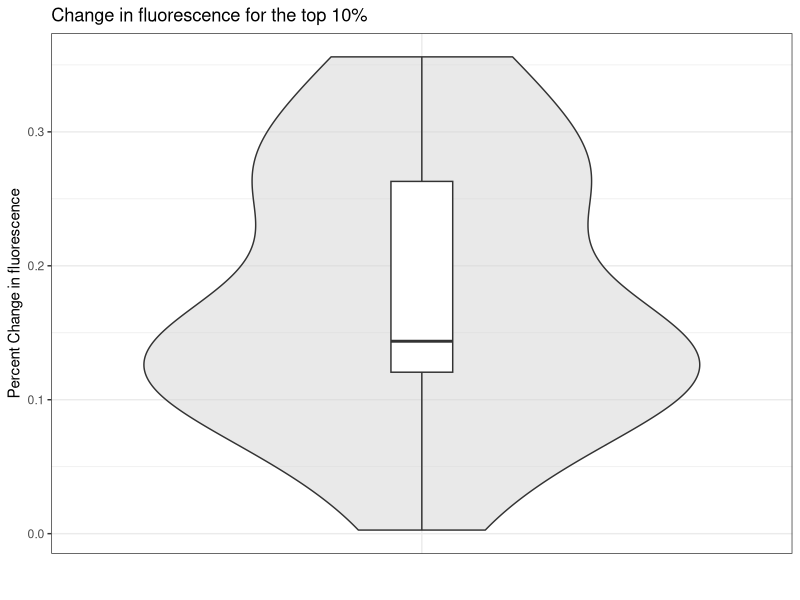
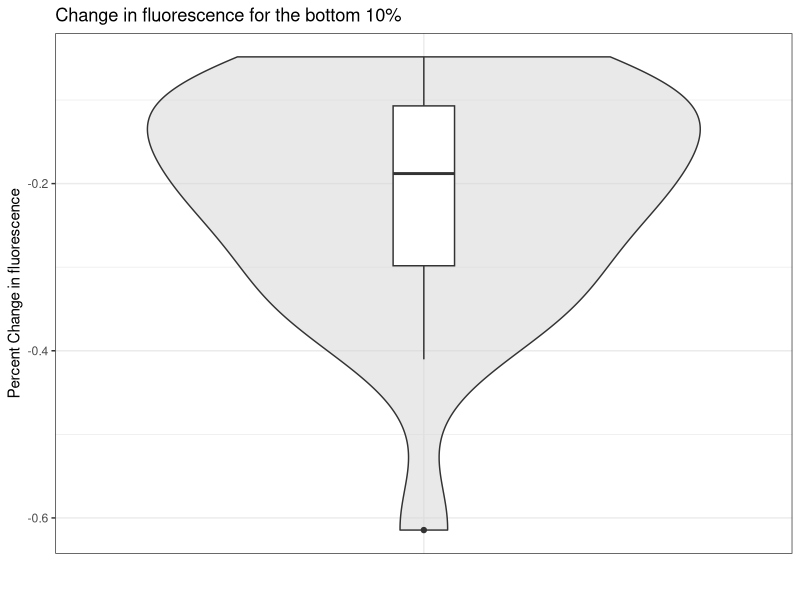
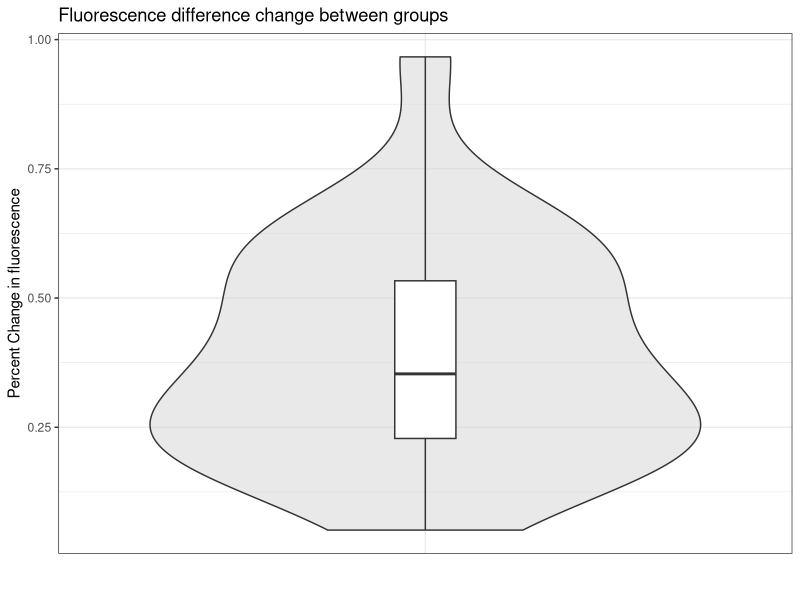

Here is the R script that generated these plots, in order:
## ---- chunk 1
#| echo: false

default_chunk_hook  <- knitr::knit_hooks$get("chunk")

latex_font_size <- c("Huge", "huge", "LARGE", "Large", 
                     "large", "normalsize", "small", 
                     "footnotesize", "scriptsize", "tiny")

knitr::knit_hooks$set(chunk = function(x, options) {
  x <- default_chunk_hook(x, options)
  if(options$size %in% latex_font_size) {
    paste0("\n \\", options$size, "\n\n", 
      x, 
      "\n\n \\normalsize"
    )
  } else {
    x
  }
})
## ---- chunk 2
#| label: load-packages
#| include: false
library(tidyverse)
library(patchwork)
library(e1071)
## ---- chunk 3
# FIND n <- ?
# Effect size
d <- 0.65
# T~t(v=n-1) under the null
# T~t(v=n-1, ncp=0.2*sqrt(n)) under the alternative
alpha <- 0.05
n <- 50 # reasonable starting value
repeat{
 (t.critical <- qt(1-alpha, df=n-1)) # 95th percentile under H0
 # anything larger than this provides statistically discernible
 # support for Ha
 (power <- 1-pt(q=t.critical, df=n-1, ncp=0.2*sqrt(n)))

 if(power>0.80){
 break;
 }else{
 n <- n + 1
 }
 }
 n
## ---- chunk 4
dat.kasdin = read.csv("41586_2025_8729_MOESM4_ESM.csv") #reads csv file
dat.kasdin.cleaned = dat.kasdin |>
                        mutate(difference = Closer_vals - Farther_vals)
# saves new table and passes table through the mutate function
# uses mutate function to create new difference column
## ---- chunk 5
ggplot(dat.kasdin.cleaned) + # Specify Data
  geom_violin(aes(x = "", # Specify no grouping
      y = Closer_vals), # Specify y-axis
fill = "lightgrey", alpha=0.5) + # A transparent light grey
geom_boxplot(aes(x = "", # Specify no grouping
y = Closer_vals), # Specify y-axis
width = 0.1)+
theme_bw() + # A cleaner theme
labs(x = "", # Specify axis labels
y = "Percent Change in fluorescence") +
ggtitle("Change in fluorescence for the top 10%") + # Plot title
theme(axis.ticks.x = element_blank()) # Remove x-axis tick
## ---- chunk 6
dat.kasdin.cleaned.summary <- dat.kasdin.cleaned |>
  summarize( #calculates data for a table with the following measures
    n = n(),
    Mean = mean(Closer_vals, na.rm = T),
    SD = sd(Closer_vals, na.rm = T),
    Median = median(Closer_vals, na.rm = T),
    IQR = IQR(Closer_vals, na.rm = T),
    Skewness = e1071::skewness(Closer_vals, na.rm = T),
    "Excess Kurtosis" = e1071::kurtosis(Closer_vals, na.rm = T)
  ) 
## ---- chunk 7
#| label: tbl-close
#| tbl-cap: "Fluorescence Percent Changes For Closer"
#| tbl-align: "center"
#| echo: false
dat.kasdin.cleaned.summary |>
  knitr::kable(digits = 3) #digits specify decimal in table values
## ---- chunk 8
ggplot(dat.kasdin.cleaned) + # Specify Data
  geom_violin(aes(x = "", # Specify no grouping
                  y = Farther_vals), # Specify y-axis
                  fill = "lightgrey", alpha=0.5) + # A transparent light grey
  geom_boxplot(aes(x = "", # Specify no grouping
                   y = Farther_vals), # Specify y-axis
                   width = 0.1)+
  theme_bw() + # A cleaner theme
  labs(x = "", # Specify axis labels
       y = "Percent Change in fluorescence") +
ggtitle("Change in fluorescence for the bottom 10%") + # Plot title
theme(axis.ticks.x = element_blank()) # Remove x-axis tick
## ---- chunk 9
dat.kasdin.cleaned.summary <- dat.kasdin.cleaned |>
  summarize( #calculates data for a table with the following measures
    n = n(),
    Mean = mean(Farther_vals, na.rm = T),
    SD = sd(Farther_vals, na.rm = T),
    Median = median(Farther_vals, na.rm = T),
    IQR = IQR(Farther_vals, na.rm = T),
    Skewness = e1071::skewness(Farther_vals, na.rm = T),
    "Excess Kurtosis" = e1071::kurtosis(Farther_vals, na.rm = T)
  ) 
## ---- chunk 10
#| label: tbl-farth
#| tbl-cap: "Fluorescence Percent Changes For Farther"
#| tbl-align: "center"
#| echo: false
dat.kasdin.cleaned.summary |>
  knitr::kable(digits = 3) #digits specify decimal in table values
## ---- chunk 11
ggplot(dat.kasdin.cleaned) + # Specify Data
  geom_violin(aes(x = "", # Specify no grouping
                  y = difference), # Specify y-axis
                  fill = "lightgrey", alpha=0.5) + # A transparent light grey
  geom_boxplot(aes(x = "", # Specify no grouping
                   y = difference), # Specify y-axis
                   width = 0.1)+
  theme_bw() + # A cleaner theme
  labs(x = "", # Specify axis labels
       y = "Percent Change in fluorescence") +
ggtitle("Fluorescence difference change between groups") + # Plot title
theme(axis.ticks.x = element_blank()) # Remove x-axis tick
## ---- chunk 12
#| size: scriptsize
dat.kasdin.cleaned.summary <- dat.kasdin.cleaned |>
  summarize( #calculates data for a table with the following measures
    n = n(),
    Mean = mean(difference, na.rm = T),
    SD = sd(difference, na.rm = T),
    Median = median(difference, na.rm = T),
    IQR = IQR(difference, na.rm = T),
    Skewness = e1071::skewness(difference, na.rm = T),
    "Excess Kurtosis" = e1071::kurtosis(difference, na.rm = T)
  ) 
## ---- chunk 13
#| label: tbl-diff
#| tbl-cap: "Differences in Fluorescence"
#| tbl-align: "center"
#| echo: false
dat.kasdin.cleaned.summary |>
  knitr::kable(digits = 3) #digits specify decimal in table values
